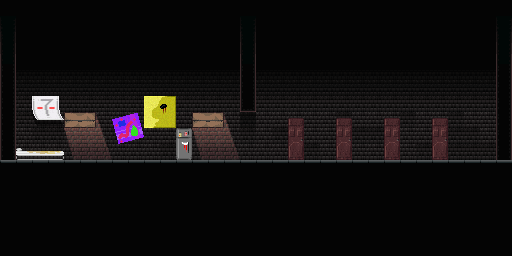

Rendered tile map (Tiled .tmx) drawn with the repository's tilesets; below, a short description and the map source with its tile grids summarised:
An orthogonal 32x16 tile map with 16x16 px tiles, 2 tile layers (background, mainground), 2 hidden layers not drawn.

<map version="1.0" orientation="orthogonal" width="32" height="16" tilewidth="16" tileheight="16">
 <tileset firstgid="1" name="tilesheet" tilewidth="16" tileheight="16">
  <image source="hub2.png" width="256" height="256" />
 </tileset>
 <layer name="background" width="32" height="16">
  <data>[512 cells, 512 non-empty, 15 distinct tile ids]</data>
 </layer>
 <layer name="mainground" width="32" height="16">
  <data>[512 cells, 85 non-empty, 26 distinct tile ids]</data>
 </layer>
 <layer name="collision" width="32" height="16" visible="0">
  <data>[512 cells, 88 non-empty, 1 distinct tile ids]</data>
 </layer>
 <layer name="object" width="32" height="16" visible="0" opacity="0.2">
  <data>[512 cells, 7 non-empty, 3 distinct tile ids]</data>
 </layer>
</map>